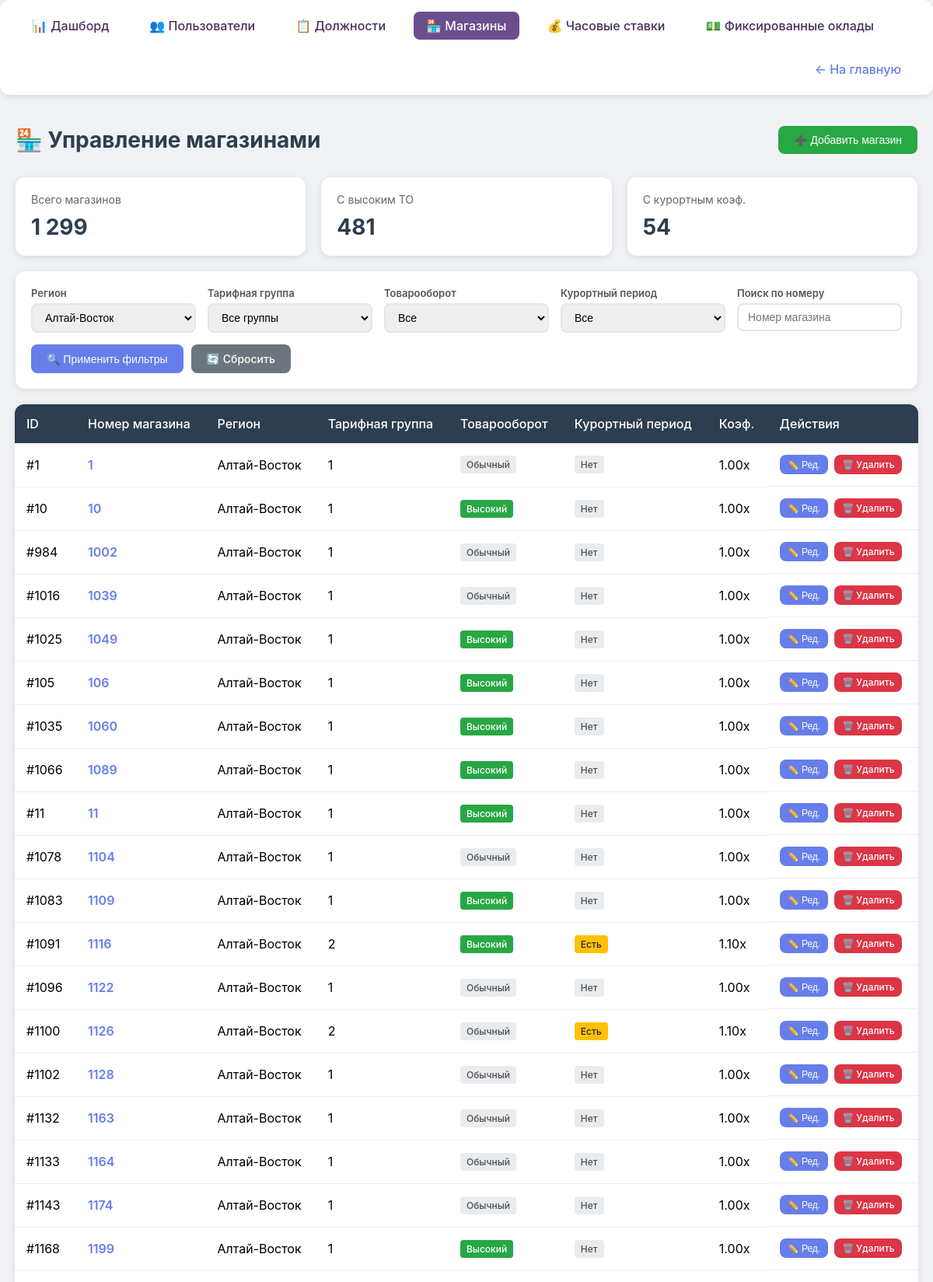
Page /admin/stores.php?region_id=1 (signed in, upper part) on the committed database.
### tables this page shows
CREATE TABLE `stores` (
  `store_id` int(11) NOT NULL COMMENT 'уникальный идентификатор магазина',
  `store_number` varchar(10) NOT NULL COMMENT 'номер магазина',
  `tariff_group_id` int(11) NOT NULL COMMENT 'тарифная группа магазина',
  `region_id` int(11) NOT NULL COMMENT 'регион расположения магазина',
  `is_high_turnover` tinyint(1) NOT NULL COMMENT 'товарооборот магазина',
  `has_resort_rate` tinyint(1) DEFAULT 0,
  `resort_multiplier` decimal(5,2) DEFAULT 1.00
);

CREATE TABLE `regions` (
  `region_id` int(11) NOT NULL COMMENT 'уникальный идентификатор региона',
  `region_name` varchar(100) NOT NULL COMMENT 'Название региона'
);

CREATE TABLE `tariff_groups` (
  `tariff_group_id` int(11) NOT NULL COMMENT 'уникальный идентификатор тарифной группы',
  `group_name` varchar(50) NOT NULL COMMENT 'название группы'
);

### admin/stores.php (the view, shortened to what this page needs)
<?php
require_once '../db.php';
$regions = mysqli_query($conn, "SELECT * FROM regions ORDER BY region_name");
$where_conditions = ["1=1"];
if (!empty($_GET['region_id'])) {
    $region_id = intval($_GET['region_id']);
    $where_conditions[] = "s.region_id = $region_id";
}
$where_clause = implode(" AND ", $where_conditions);
$stores = mysqli_query($conn, "
    SELECT
        s.*,
        r.region_name,
        tg.group_name as tariff_group_name
    FROM stores s
    LEFT JOIN regions r ON s.region_id = r.region_id
    LEFT JOIN tariff_groups tg ON s.tariff_group_id = tg.tariff_group_id
    WHERE $where_clause
    ORDER BY s.store_number
");
$stats_query = mysqli_query($conn, "
    SELECT
        COUNT(*) as total,
        SUM(is_high_turnover) as high_turnover_count,
        SUM(has_resort_rate) as resort_count
    FROM stores
");
$stats = mysqli_fetch_assoc($stats_query);
?>
<!DOCTYPE html>
<html lang="ru">
<head>
</head>
<body>
    <div class="admin-nav">
        <a href="index.php">📊 Дашборд</a>
        <a href="users.php">👥 Пользователи</a>
        <a href="positions.php">📋 Должности</a>
        <a href="stores.php" class="active">🏪 Магазины</a>
        <a href="rates.php">💰 Часовые ставки</a>
        <a href="fixed_salaries.php">💵 Фиксированные оклады</a>
        <a href="../index.php" class="back-link">← На главную</a>
    </div>
    <div class="admin-wrapper">
        <div class="page-header">
            <h1>🏪 Управление магазинами</h1>
            <button class="btn btn-success" onclick="openAddModal()">➕ Добавить магазин</button>
        </div>
        <div class="stats-grid">
            <div class="stat-card">
                <div class="stat-label">Всего магазинов</div>
                <div class="stat-value"><?= number_format($stats['total'], 0, '.', ' ') ?></div>
            </div>
            <div class="stat-card">
                <div class="stat-label">С высоким ТО</div>
                <div class="stat-value"><?= number_format($stats['high_turnover_count'], 0, '.', ' ') ?></div>
            </div>
            <div class="stat-card">
                <div class="stat-label">С курортным коэф.</div>
                <div class="stat-value"><?= number_format($stats['resort_count'], 0, '.', ' ') ?></div>
            </div>
        </div>
        <div class="filters-panel">
            <form method="GET">
                <div class="filters-grid">
                    <div class="filter-group">
                        <label>Регион</label>
                        <select name="region_id" class="filter-select">
                            <?php mysqli_data_seek($regions, 0); while ($region = mysqli_fetch_assoc($regions)): ?>
                            <option value="<?= $region['region_id'] ?>" <?= ($_GET['region_id'] ?? '') == $region['region_id'] ? 'selected' : '' ?>>
                                <?= htmlspecialchars($region['region_name']) ?>
                            </option>
                            <?php endwhile; ?>
                        </select>
                    </div>
                    <div class="filter-group">
                        <label>Тарифная группа</label>
                        <select name="tariff_group_id" class="filter-select">
                            <option value="">Все группы</option>
                        </select>
                    </div>
                    <div class="filter-group">
                        <label>Товарооборот</label>
                        <select name="is_high_turnover" class="filter-select">
                            <option value="">Все</option>
                        </select>
                    </div>
                    <div class="filter-group">
                        <label>Курортный период</label>
                        <select name="has_resort_rate" class="filter-select">
                            <option value="">Все</option>
                        </select>
                    </div>
                    <div class="filter-group">
                        <label>Поиск по номеру</label>
                        <input type="text" name="search" class="filter-input" value="<?= htmlspecialchars($_GET['search'] ?? '') ?>" placeholder="Номер магазина">
                    </div>
                </div>
                <div class="filter-actions">
                    <button type="submit" class="btn btn-primary">🔍 Применить фильтры</button>
                    <a href="?" class="btn btn-secondary">🔄 Сбросить</a>
                </div>
            </form>
        </div>
        <div class="table-container">
            <table>
                <thead>
                    <tr>
                        <th>ID</th>
                        <th>Номер магазина</th>
                        <th>Регион</th>
                        <th>Тарифная группа</th>
                        <th>Товарооборот</th>
                        <th>Курортный период</th>
                        <th>Коэф.</th>
                        <th>Действия</th>
                    </tr>
                </thead>
                <tbody>
                    <?php if (mysqli_num_rows($stores) > 0): ?>
                        <?php while ($store = mysqli_fetch_assoc($stores)): ?>
                        <tr>
                            <td>#<?= $store['store_id'] ?></td>
                            <td class="store-number"><?= htmlspecialchars($store['store_number']) ?></td>
                            <td><?= htmlspecialchars($store['region_name'] ?? 'Не указан') ?></td>
                            <td><?= htmlspecialchars($store['tariff_group_name'] ?? 'Не указана') ?></td>
                            <td>
                                <?php if ($store['is_high_turnover']): ?>
                                    <span class="badge badge-success">Высокий</span>
                                <?php else: ?>
                                    <span class="badge">Обычный</span>
                                <?php endif; ?>
                            </td>
                            <td>
                                <?php if ($store['has_resort_rate']): ?>
                                    <span class="badge badge-warning">Есть</span>
                                <?php else: ?>
                                    <span class="badge">Нет</span>
                                <?php endif; ?>
                            </td>
                            <td><?= $store['resort_multiplier'] ?>x</td>
                            <td class="actions">
                                <button class="btn btn-primary btn-sm" onclick="openEditModal(<?= $store['store_id'] ?>, '<?= htmlspecialchars(addslashes($store['store_number'])) ?>', <?= $store['region_id'] ?>, <?= $store['tariff_group_id'] ?>, <?= $store['is_high_turnover'] ?>, <?= $store['has_resort_rate'] ?>, <?= $store['resort_multiplier'] ?>)">✏️ Ред.</button>
                                <a href="?delete=<?= $store['store_id'] ?>" class="btn btn-danger btn-sm" onclick="return confirm('Вы уверены?')">🗑️ Удалить</a>
                            </td>
                        </tr>
                        <?php endwhile; ?>
                    <?php endif; ?>
                </tbody>
            </table>
        </div>
    </div>
</body>
</html>

### admin/stores.php (style rules this page uses)
* { margin: 0; padding: 0; box-sizing: border-box; }
body { font-family: -apple-system, BlinkMacSystemFont, 'Segoe UI', Roboto, Oxygen, Ubuntu, sans-serif; background: #f0f2f5; min-height: 100vh; }
.admin-wrapper { max-width: 1400px; margin: 0 auto; padding: 20px; width: 100%; }
.admin-nav { background: white; border-radius: 12px; padding: 15px 25px; margin-bottom: 20px; box-shadow: 0 2px 10px rgba(0,0,0,0.1); display: flex; gap: 20px; align-items: center; flex-wrap: wrap; width: 100%; }
.admin-nav a { color: #4a2e5e; text-decoration: none; padding: 8px 16px; border-radius: 8px; transition: all 0.3s; font-weight: 500; }
.admin-nav a.active { background: #6b4e8e; color: white; }
.back-link { margin-left: auto; color: #667eea !important; }
.page-header { display: flex; justify-content: space-between; align-items: center; margin-bottom: 30px; flex-wrap: wrap; gap: 15px; }
.table-container { overflow-x: auto; -webkit-overflow-scrolling: touch; margin: 0 -1px; border-radius: 12px; }
table { min-width: 800px; }
.page-header h1 { font-size: 28px; color: #2c3e50; }
.btn { padding: 10px 20px; border: none; border-radius: 8px; font-size: 14px; font-weight: 500; cursor: pointer; transition: all 0.2s; text-decoration: none; display: inline-flex; align-items: center; gap: 8px; }
.btn-primary { background: #667eea; color: white; }
.btn-success { background: #28a745; color: white; }
.btn-danger { background: #dc3545; color: white; }
.btn-sm { padding: 5px 10px; font-size: 12px; }
.btn-secondary { background: #6c757d; color: white; }
.stats-grid { display: grid; grid-template-columns: repeat(auto-fit, minmax(200px, 1fr)); gap: 20px; margin-bottom: 20px; }
.stat-card { background: white; padding: 20px; border-radius: 12px; box-shadow: 0 2px 10px rgba(0,0,0,0.1); }
.stat-label { color: #666; font-size: 14px; margin-bottom: 10px; }
.stat-value { font-size: 28px; font-weight: bold; color: #2c3e50; }
.filters-panel { background: white; padding: 20px; border-radius: 12px; margin-bottom: 20px; box-shadow: 0 2px 10px rgba(0,0,0,0.1); }
.filters-grid { display: grid; grid-template-columns: repeat(auto-fit, minmax(180px, 1fr)); gap: 15px; margin-bottom: 15px; }
.filter-group { display: flex; flex-direction: column; gap: 5px; }
.filter-group label { font-size: 13px; font-weight: 600; color: #555; }
.filter-input, .filter-select { padding: 8px 12px; border: 2px solid #e1e8ed; border-radius: 8px; font-size: 14px; width: 100%; }
.filter-actions { display: flex; gap: 10px; flex-wrap: wrap; }
.table-container { background: white; border-radius: 12px; overflow: auto; box-shadow: 0 2px 10px rgba(0,0,0,0.1); }
table { width: 100%; border-collapse: collapse; min-width: 1000px; }
th { background: #2c3e50; color: white; padding: 15px; text-align: left; font-weight: 500; }
td { padding: 15px; border-bottom: 1px solid #e9ecef; }
.store-number { font-weight: 600; color: #667eea; font-size: 16px; }
.badge { padding: 4px 8px; border-radius: 4px; font-size: 12px; font-weight: 500; background: #e9ecef; color: #495057; display: inline-block; }
.badge-success { background: #28a745; color: white; }
.badge-warning { background: #ffc107; color: #212529; }
.actions { display: flex; gap: 8px; flex-wrap: wrap; }

### rows in the picture
stores: store_id "1", store_number "1", region.region_name "Алтай-Восток", tariff_group.group_name "1", is_high_turnover "Обычный", has_resort_rate "Нет", resort_multiplier "1.00"
stores: store_id "10", store_number "10", region.region_name "Алтай-Восток", tariff_group.group_name "1", is_high_turnover "Высокий", has_resort_rate "Нет", resort_multiplier "1.00"
stores: store_id "984", store_number "1002", region.region_name "Алтай-Восток", tariff_group.group_name "1", is_high_turnover "Обычный", has_resort_rate "Нет", resort_multiplier "1.00"
stores: store_id "1016", store_number "1039", region.region_name "Алтай-Восток", tariff_group.group_name "1", is_high_turnover "Обычный", has_resort_rate "Нет", resort_multiplier "1.00"
stores: store_id "1025", store_number "1049", region.region_name "Алтай-Восток", tariff_group.group_name "1", is_high_turnover "Высокий", has_resort_rate "Нет", resort_multiplier "1.00"
stores: store_id "105", store_number "106", region.region_name "Алтай-Восток", tariff_group.group_name "1", is_high_turnover "Высокий", has_resort_rate "Нет", resort_multiplier "1.00"
stores: store_id "1035", store_number "1060", region.region_name "Алтай-Восток", tariff_group.group_name "1", is_high_turnover "Высокий", has_resort_rate "Нет", resort_multiplier "1.00"
stores: store_id "1066", store_number "1089", region.region_name "Алтай-Восток", tariff_group.group_name "1", is_high_turnover "Высокий", has_resort_rate "Нет", resort_multiplier "1.00"
stores: store_id "11", store_number "11", region.region_name "Алтай-Восток", tariff_group.group_name "1", is_high_turnover "Высокий", has_resort_rate "Нет", resort_multiplier "1.00"
stores: store_id "1078", store_number "1104", region.region_name "Алтай-Восток", tariff_group.group_name "1", is_high_turnover "Обычный", has_resort_rate "Нет", resort_multiplier "1.00"
stores: store_id "1083", store_number "1109", region.region_name "Алтай-Восток", tariff_group.group_name "1", is_high_turnover "Высокий", has_resort_rate "Нет", resort_multiplier "1.00"
stores: store_id "1091", store_number "1116", region.region_name "Алтай-Восток", tariff_group.group_name "2", is_high_turnover "Высокий", has_resort_rate "Есть", resort_multiplier "1.10"
stores: store_id "1096", store_number "1122", region.region_name "Алтай-Восток", tariff_group.group_name "1", is_high_turnover "Обычный", has_resort_rate "Нет", resort_multiplier "1.00"
stores: store_id "1100", store_number "1126", region.region_name "Алтай-Восток", tariff_group.group_name "2", is_high_turnover "Обычный", has_resort_rate "Есть", resort_multiplier "1.10"
stores: store_id "1102", store_number "1128", region.region_name "Алтай-Восток", tariff_group.group_name "1", is_high_turnover "Обычный", has_resort_rate "Нет", resort_multiplier "1.00"
stores: store_id "1132", store_number "1163", region.region_name "Алтай-Восток", tariff_group.group_name "1", is_high_turnover "Обычный", has_resort_rate "Нет", resort_multiplier "1.00"
stores: store_id "1133", store_number "1164", region.region_name "Алтай-Восток", tariff_group.group_name "1", is_high_turnover "Обычный", has_resort_rate "Нет", resort_multiplier "1.00"
stores: store_id "1143", store_number "1174", region.region_name "Алтай-Восток", tariff_group.group_name "1", is_high_turnover "Обычный", has_resort_rate "Нет", resort_multiplier "1.00"
stores: store_id "1168", store_number "1199", region.region_name "Алтай-Восток", tariff_group.group_name "1", is_high_turnover "Высокий", has_resort_rate "Нет", resort_multiplier "1.00"

### other values in the picture
$stats['total'] "1 299"
$stats['high_turnover_count'] "481"
$stats['resort_count'] "54"
form field region_id "Алтай-Восток"
